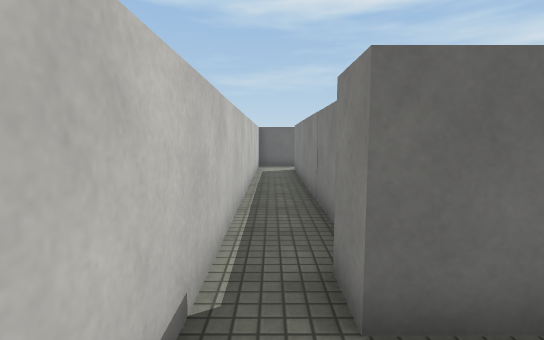
View 1 (above)

24 first-person views from a walk through a 3-D level made in the Unity game engine. The camera is 1.4 m above the floor, tilts 6° down and sees 85° across. The floor is counted in squares, 1 m on a side. Each view is taken from the middle of a square. On the plan, view 1 faces up. The plan holds only what a view shows up to about 14 squares ahead; the rest is blank. The place goes on beyond the plan. Surface patterns are stand-ins for the level's own textures.

View 2
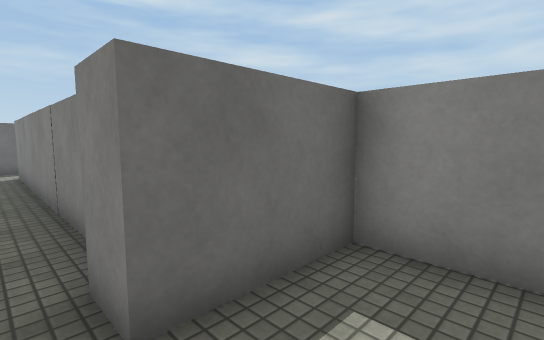

View 3
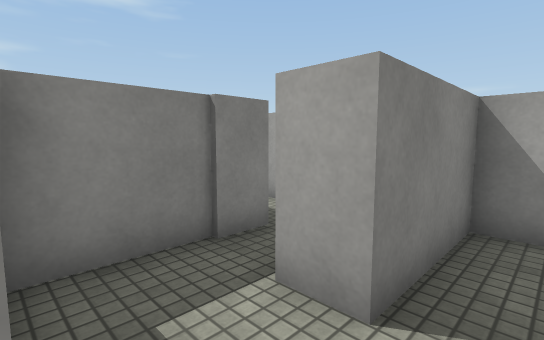

View 4
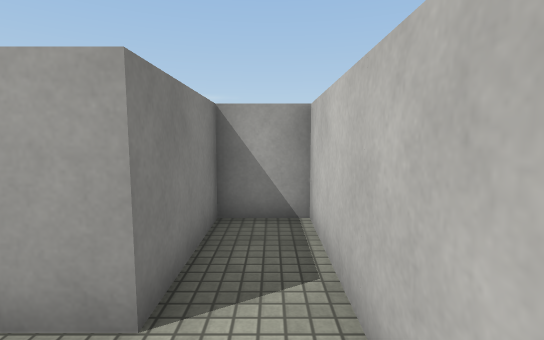

View 5
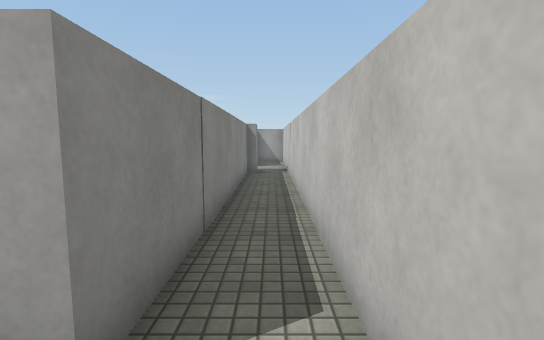

View 6
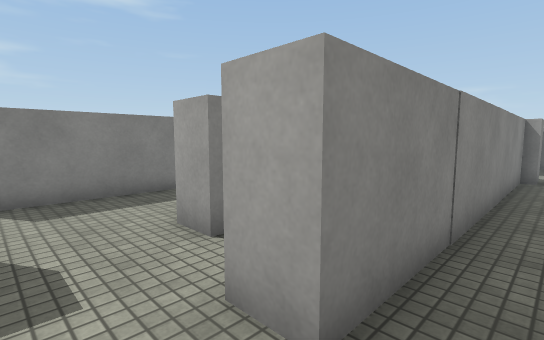

View 7
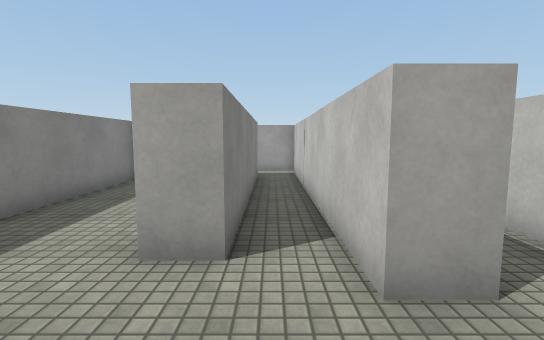

View 8
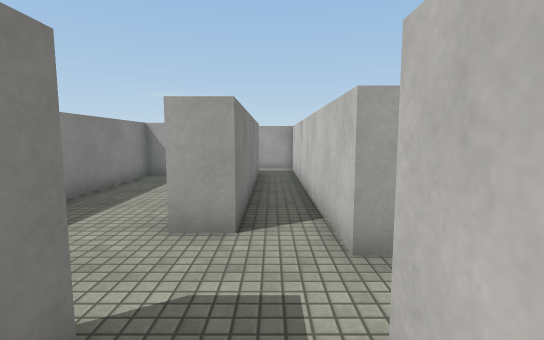

View 9
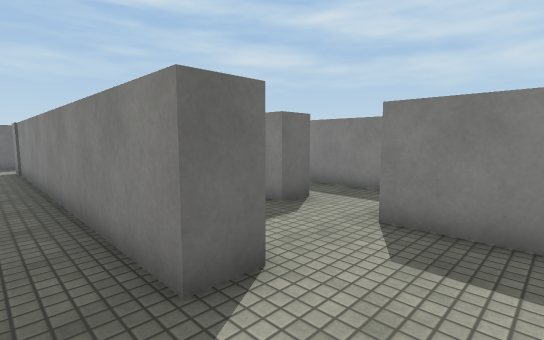

View 10
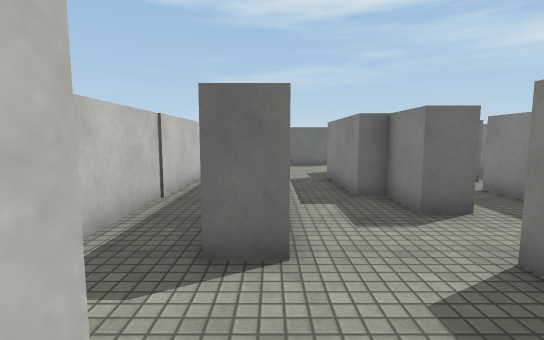

View 11
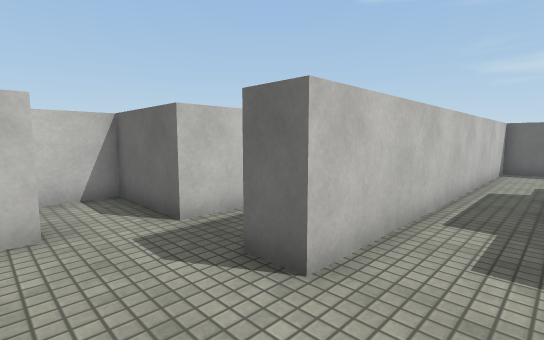

View 12
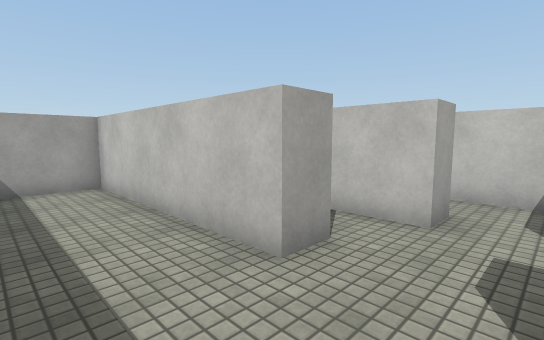

View 13
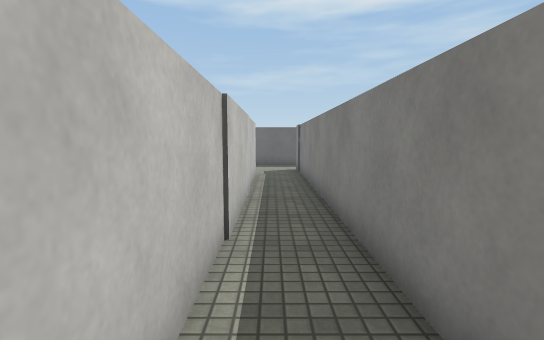

View 14
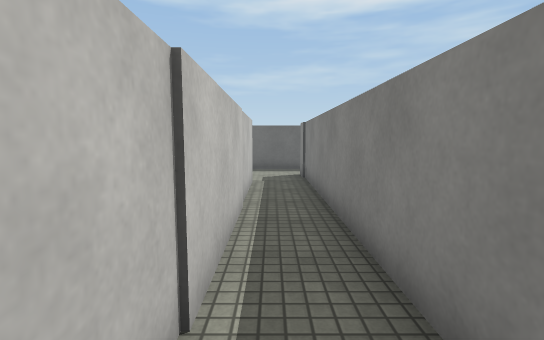

View 15
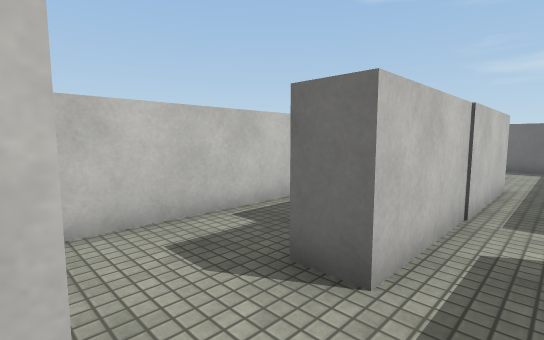

View 16
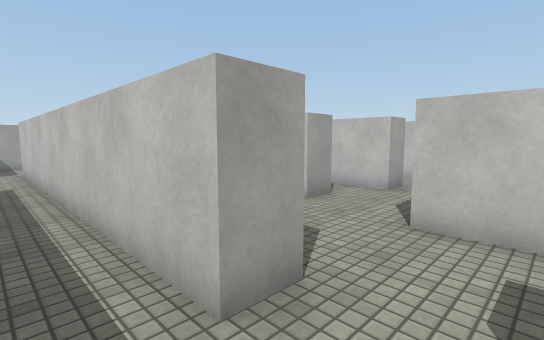

View 17
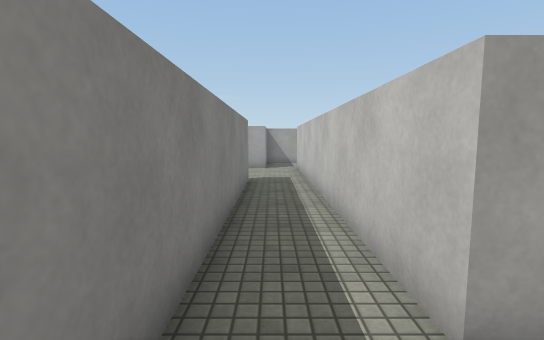

View 18
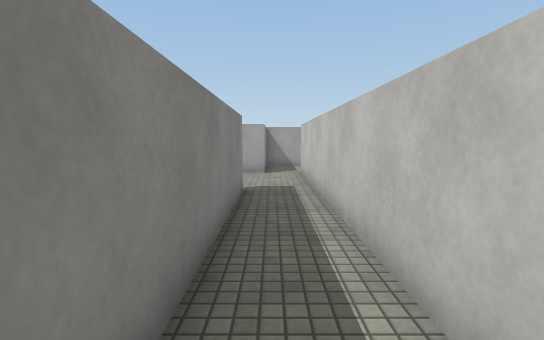

View 19
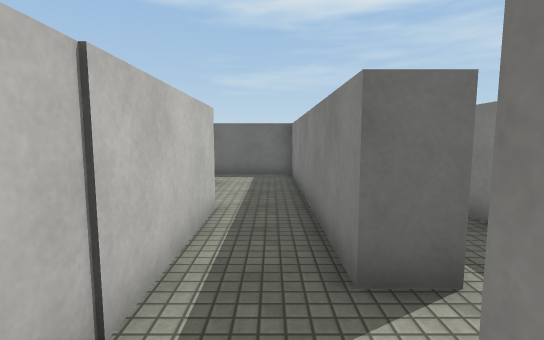

View 20
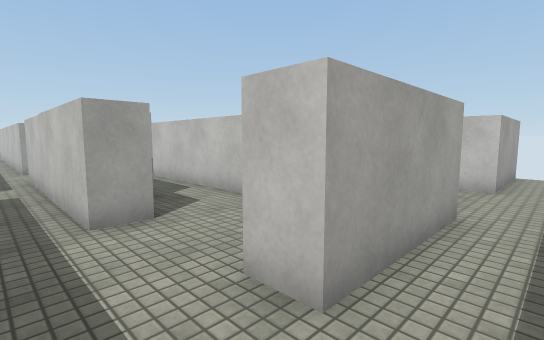

View 21
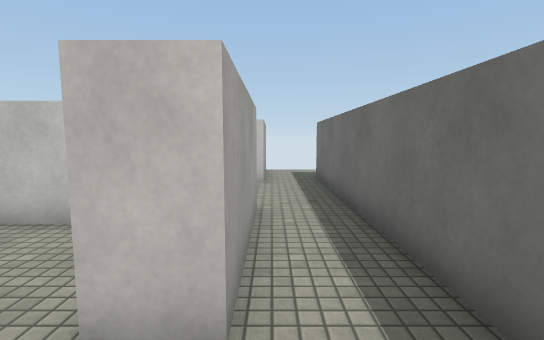

View 22
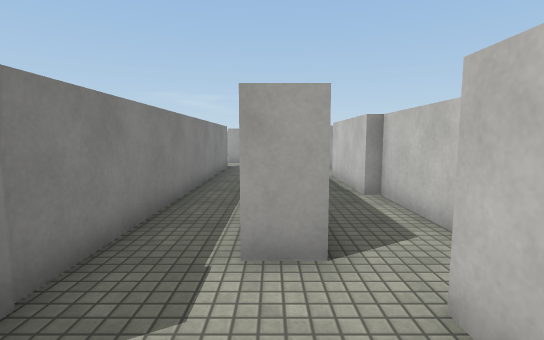

View 23
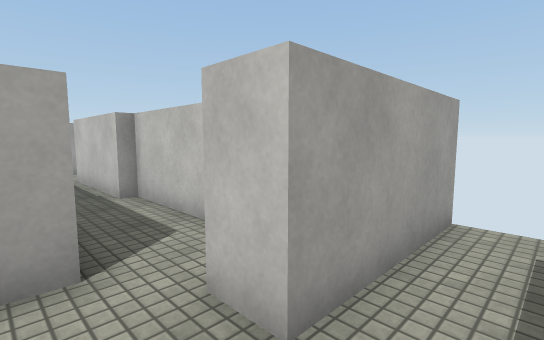

View 24
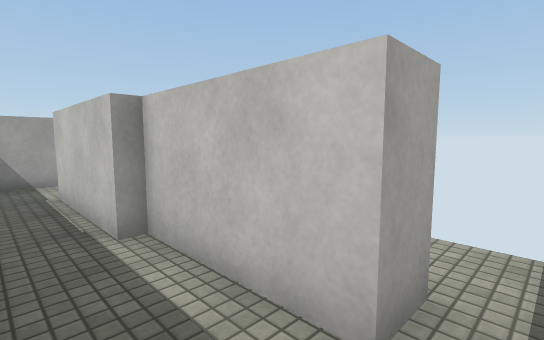

### Floor plan
Points are (right, up) in squares from view 1. A wall is a line through its corners. A room is listed if a view was taken in it or the views show most of it. See-through windows are left out.
Room 1 (views 1, 2, 3, 4, 5, 6)
walls: (1, 3) (1, 13.5) (2, 13.5); (2.5, 2) (0.6, 2) (0.6, 3); (2.3, 15.3) (-0.7, 15.3) (-0.7, -3.2) (1, -3.2) (1, 0) (2, 0)
ways out: opening at (1.5, 14.5) to room 2; opening at (1.5, 1)
Room 2 (views 7, 8, 9, 10, 11, 12, 13, 14)
walls: (2, 13.5) (2, 3) (3.6, 3); (8.8, 17.5) (7.8, 17.5) (7.8, 19) (7.1, 19) (7.1, 23.1); (3.5, 5) (3.5, 12.7) (4.5, 12.7) (4.5, 5.7) (7.8, 5.7) (7.8, 15.2) (8.8, 15.2); (5.2, 23.5) (5.2, 15.3) (4.2, 15.3) (4.2, 26.5); (2.3, 26.7) (2.3, 15.3)
ways out: opening at (1.5, 14.5) to room 1; opening at (8.5, 16.5) to room 3; opening at (3, 27) to room 4; opening at (6, 23) to room 5
Room 3 (views 15, 16, 17, 18, 19)
walls: (8.8, 15.2) (8.8, 2.1); (10.8, 7) (10.8, 20.1); (10.2, 2.7) (11.2, 2.7); (11.9, 21.6) (10.8, 21.6) (10.8, 24.6); (8.8, 24.9) (8.8, 17.5)
ways out: opening at (8.5, 16.5) to room 2; opening at (10, 25) to room 5; opening at (10, 2); opening at (11.5, 21)
Room 4 (views 20, 21, 22, 23, 24)
walls: (4.2, 26.5) (4.2, 28.7) (8.1, 28.7) (8.1, 27.6); (1.2, 26.7) (2.3, 26.7); (0.6, 28.7) (0.6, 27.6); (-0.7, 26.2) (-0.7, 22.7) (-0.3, 22.7) (-0.3, 18.6); (10.8, 27.5) (10.8, 30.7) (0.4, 30.7); (-0.9, 16.4) (0.6, 16.4)
ways out: opening at (3, 27) to room 2; opening at (9.5, 28) to room 5; opening at (-1, 17.5); opening at (-1, 27); opening at (-0.5, 29.5)
Room 5 (no view inside)
walls: (7.8, 24.9) (8.8, 24.9); (6.5, 27.7) (5.2, 27.7) (5.2, 23.5); (10.8, 24.6) (10.8, 27.5)
ways out: opening at (6, 23) to room 2; opening at (10, 25) to room 3; opening at (9.5, 28) to room 4

Where each view was taken, in squares from view 1:
view 1: 0 up, 0 right, facing up
view 2: 0 up, 0 right, facing up-right
view 3: 2 up, 0 right, facing down-right
view 4: 2 up, 0 right, facing down
view 5: 15 up, 0 right, facing down
view 6: 15 up, 0 right, facing down-right
view 7: 16 up, 3 right, facing down
view 8: 17 up, 3 right, facing down
view 9: 13 up, 3 right, facing up-right
view 10: 12 up, 5 right, facing up
view 11: 13 up, 7 right, facing up-left
view 12: 15 up, 7 right, facing down-left
view 13: 15 up, 3 right, facing up
view 14: 17 up, 3 right, facing up
view 15: 15 up, 10 right, facing up-left
view 16: 17 up, 10 right, facing down-left
view 17: 17 up, 10 right, facing down
view 18: 15 up, 10 right, facing down
view 19: 19 up, 10 right, facing up
view 20: 30 up, 10 right, facing down-left
view 21: 29 up, 10 right, facing left
view 22: 30 up, 2 right, facing down
view 23: 30 up, 2 right, facing down-left
view 24: 27 up, 1 right, facing down-left
